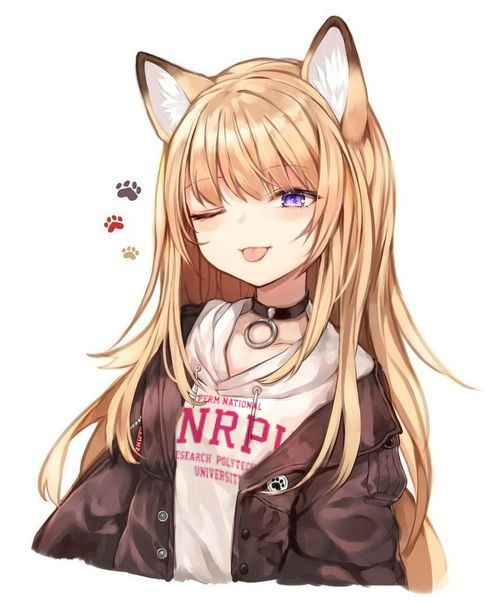
#> input picture resources/test1/marker.png, 500 x 605 px
$ python test.py
#> lines starting #> are read from the running program, lines starting #| are printed output that depends on the picture
### processing/processor.py
import cv2


class Processor:

  def __init__(self):
    self.orb = cv2.ORB_create(500)


  def loadMarker (self, img):
    self.markerImage = img
    self.markerKeypoints, self.markerDescriptors = self.orb.detectAndCompute(img, None)
    print(f'Marker image loaded. Keypoints count: {len(self.markerKeypoints)}')

  def calcHomography(self, img):

    print("Calculating homography...")

    return [
      [ 1, 0, 0 ],
      [ 0, 1, 0 ],
      [ 0, 0, 1 ]
    ]


### test.py
import numpy as np
import cv2
from processing.processor import Processor

markerPath = 'resources/test1/marker.png'
targetPath = 'resources/test1/test-1.png'

markerImg = cv2.imread(markerPath, cv2.IMREAD_GRAYSCALE)
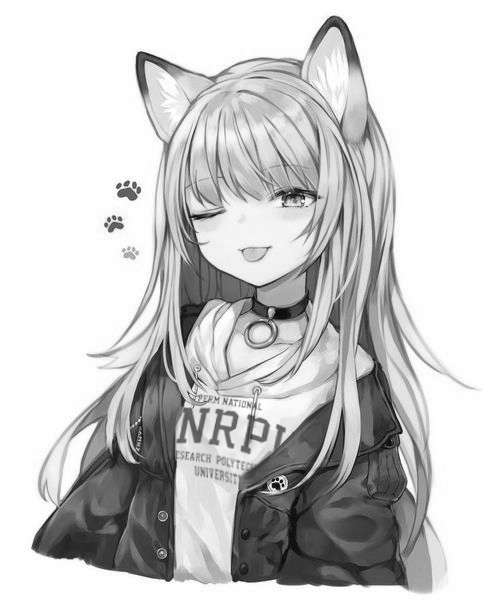
#> markerImg: shape (605, 500); min 1, max 255, mean 203.2
targetImage = cv2.imread(targetPath, cv2.IMREAD_GRAYSCALE)
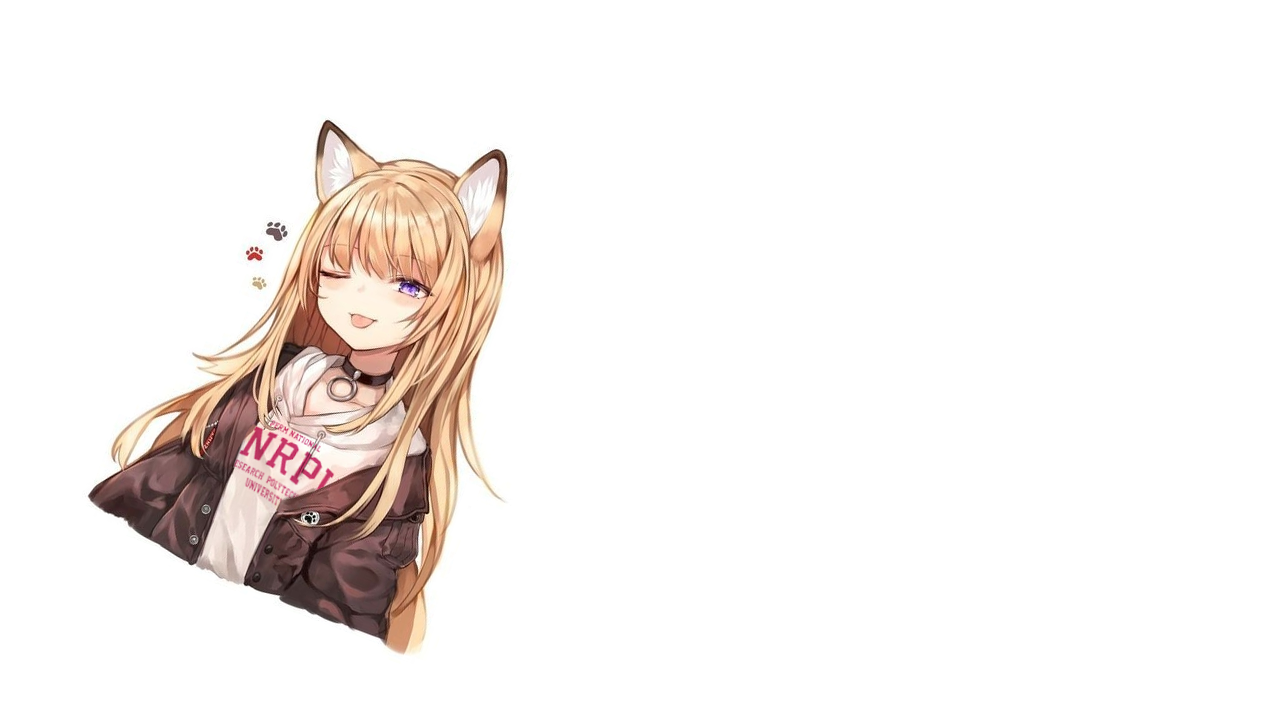
#> input picture resources/test1/test-1.png, 1280 x 720 px
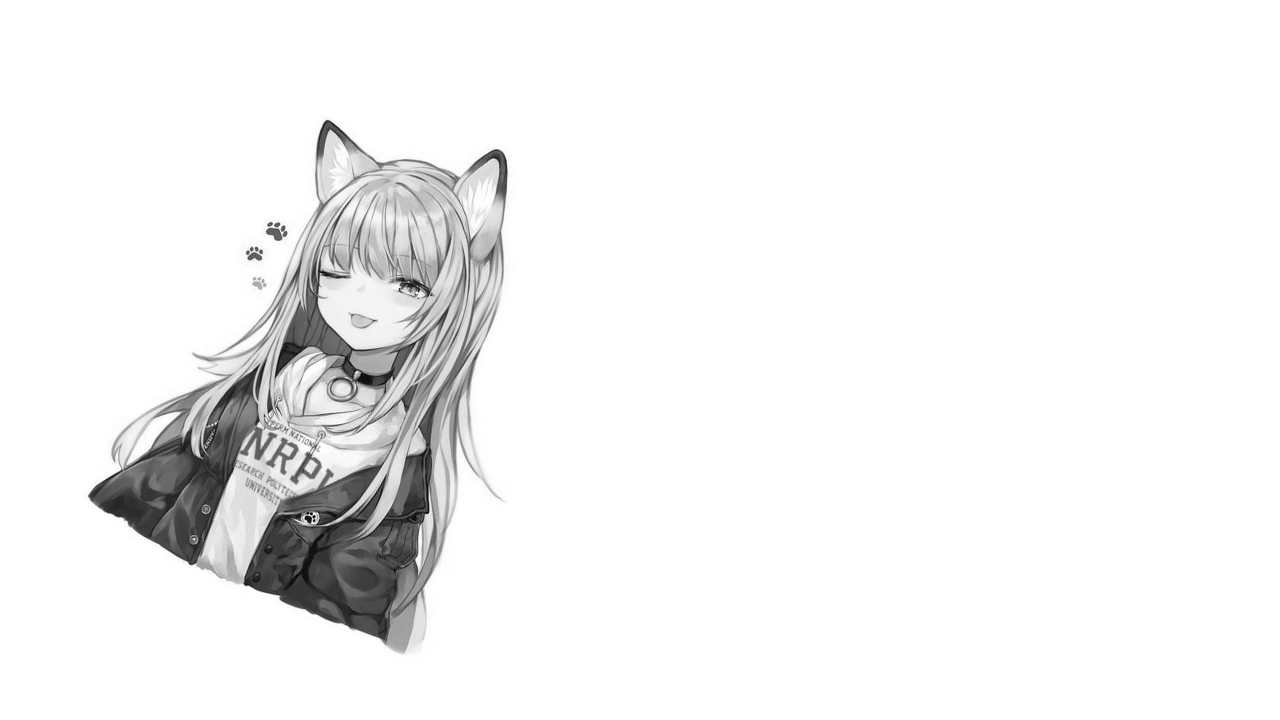
#> targetImage: shape (720, 1280); min 0, max 255, mean 241.9

processor = Processor()
processor.loadMarker(markerImg)
#> in loadMarker, `self.markerKeypoints, self.markerDescriptors = self.orb.detectAndCompu..`: self.markerKeypoints = 500 keypoints; strongest (x, y, size): (280, 481, 31), (282, 485, 31), (277, 478, 31), (279, 477, 31)
#| Marker image loaded. Keypoints count: 500

H = processor.calcHomography(targetImage)
#> H = [[1, 0, 0], [0, 1, 0], [0, 0, 1]]

# Выводим результат, чтобы убедиться, что всё верно
# Чтобы вывести результат, нам необходимо точки прямоугольника привести к однородным координатам и умножить на матрицу гомографии
height, width = markerImg.shape
#> height = 605; width = 500
resultImage = cv2.cvtColor(targetImage, cv2.COLOR_GRAY2BGR)
pointsRect = [
  [ 0, 0 ],
  [ 0, height ],
  [ width, height ],
  [ width, 0 ]
]
#> pointsRect = [[0, 0], [0, 605], [500, 605], [500, 0]]
# Приводим к однородным координатам
pointsRect = list(map(lambda p: p + [1], pointsRect))

# Мы перемножаем матрицы, чтобы получить точки на конечном изображении
targetPoints = np.matmul(pointsRect, H)
#> targetPoints = [[0, 0, 1], [0, 605, 1], [500, 605, 1], [500, 0, 1]]
# Преобразование из однородных координат в обычные точки
targetPoints = list(map(lambda p: np.divide(p[:2], p[2]).astype(int).tolist(), targetPoints))
#> targetPoints = [[0, 0], [0, 605], [500, 605], [500, 0]]
print(targetPoints)
#| [[0, 0], [0, 605], [500, 605], [500, 0]]

for i in range(0, len(targetPoints)):
  j = i+1 if (i < len(targetPoints)-1) else 0
  cv2.line(resultImage, targetPoints[i], targetPoints[j], (0,0,255), 2)
#> this loop made 4 passes
#> j on passes 1 to 4: 1, 2, 3, 0
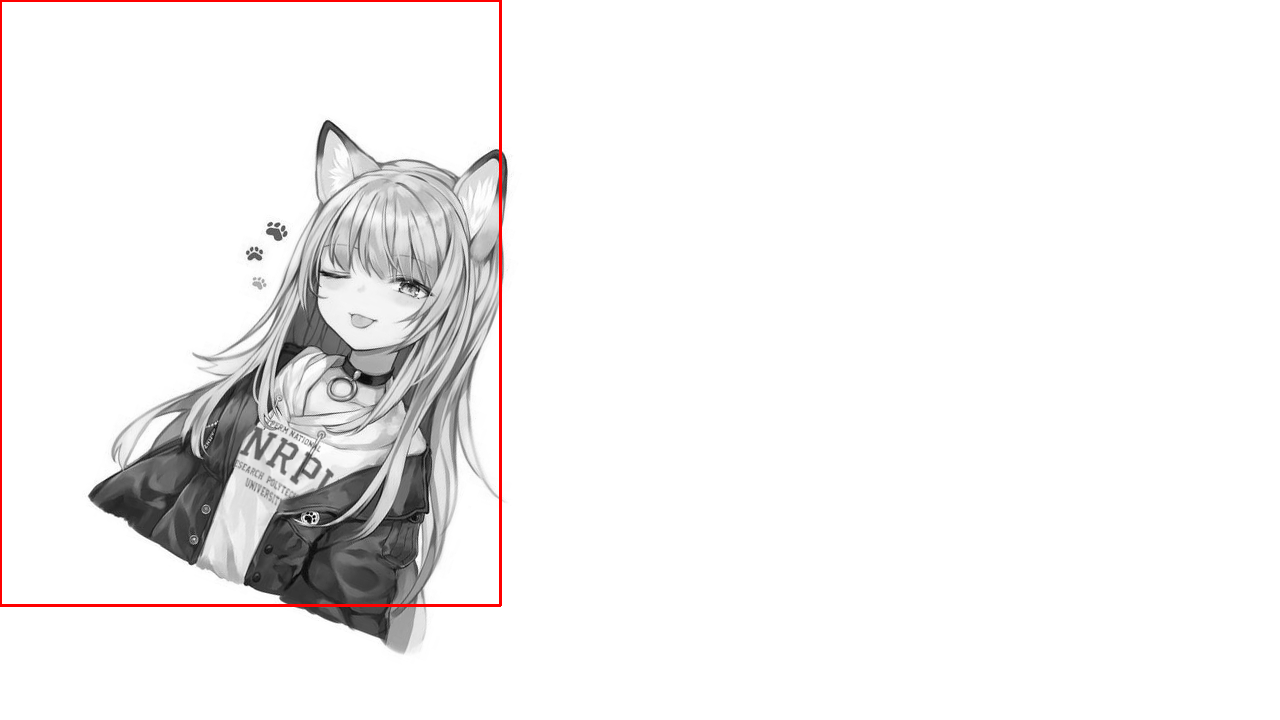
#> resultImage: shape (720, 1280, 3); mean B, G, R 240.5, 240.5, 242.1

cv2.imshow('img', resultImage)
cv2.waitKey(0)
